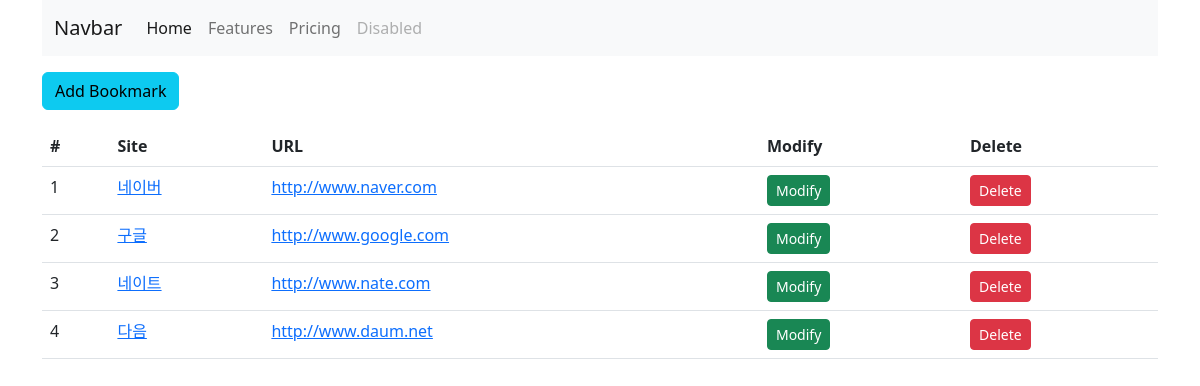
Before: /bookmark/ with the older database file.
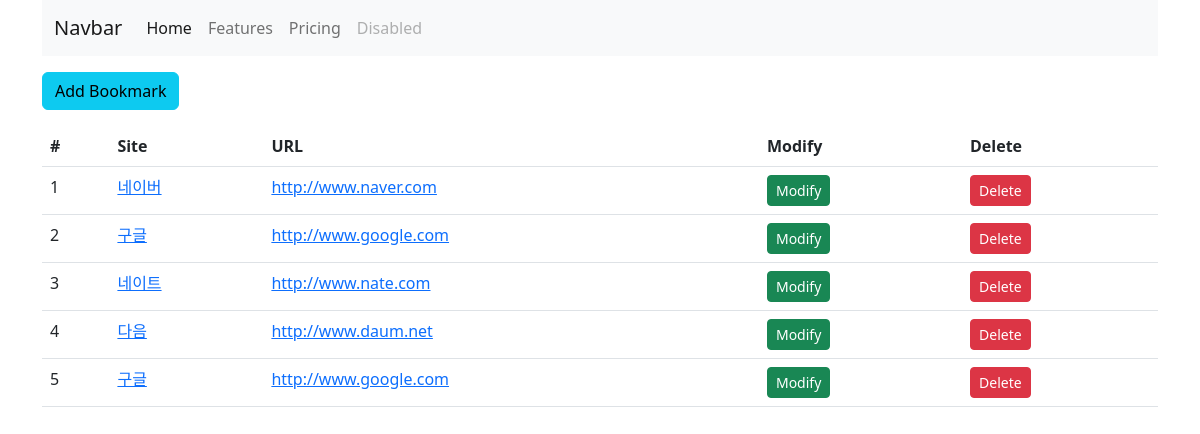
After: the same page with the newer database file.
### bookmark/models.py (models this page shows, shortened)
class Bookmark(models.Model):
    site_name= models.CharField(max_length=100)
    url= models.URLField('Site URL')

### bookmark/views.py (the view)
# urls.py: path("", BookmarkListView.as_view(), name='list'),
class BookmarkListView(ListView):
    model=Bookmark

### bookmark/templates/bookmark/bookmark_list.html (shortened to what this page needs)
{% extends 'base.html' %}
{% block content %}
<div class="btn-group">
    <a href="{% url 'add' %}" class="btn btn-info">Add Bookmark</a>
</div>
<table class="table">
    <thead>
        <tr>
            <th scope="col">#</th>
            <th scope="col">Site</th>
            <th scope="col">URL</th>
            <th scope="col">Modify</th>
            <th scope="col">Delete</th>
        </tr>
    </thead>
    <tbody>
        {% for bookmark in object_list %}
            <tr>
                <td>{{forloop.counter}}</td>
                <td><a href="{% url 'detail' pk=bookmark.id %}">{{bookmark.site_name}}</a></td>
                <td><a href="{{bookmark.url}}" target="_blank">{{bookmark.url}}</a></td>
                <td><a href="{% url 'update' pk=bookmark.id %}" class="btn btn-success btn-sm">Modify</a></td>
                <td><a href="{% url 'delete' pk=bookmark.id %}" class="btn btn-danger btn-sm">Delete</a></td>
            </tr>
        {% endfor %}
    </tbody>
</table>
{% endblock %}

Changed rows visible on the page:
added Bookmark: site_name "구글", url "http://www.google.com"
